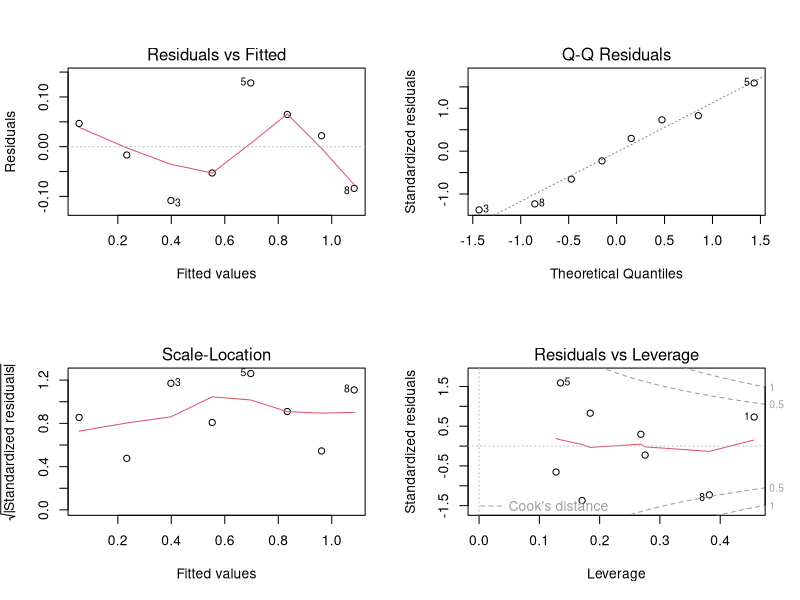
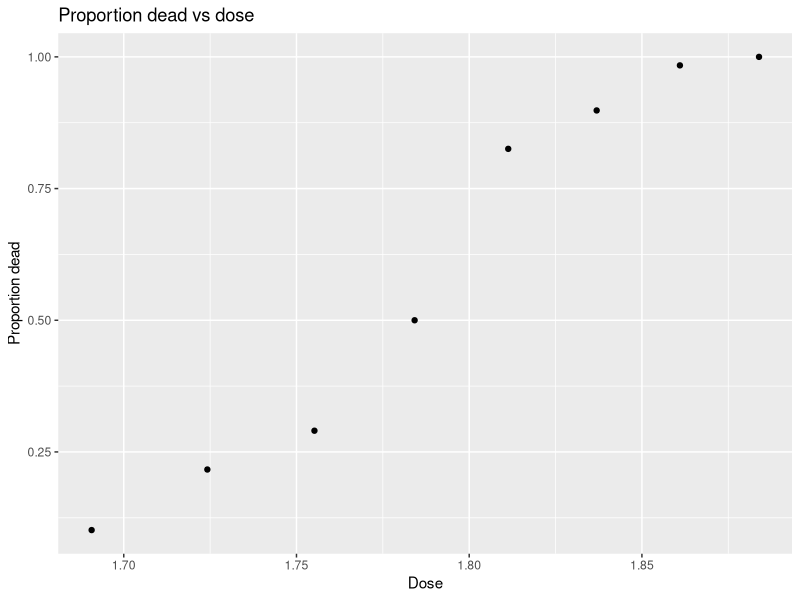
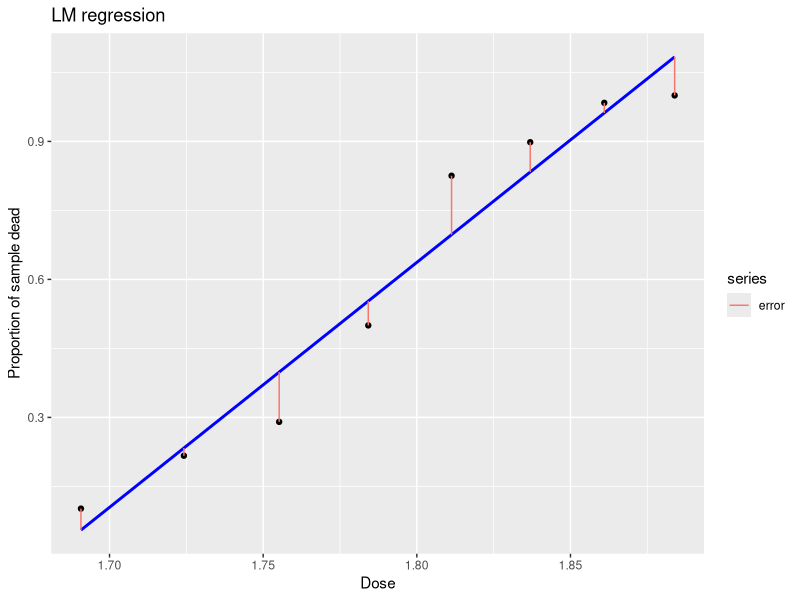

The R script that drew these images, in order: (Note: this script raises an error after producing the figures.)
#!/usr/bin/env Rscript

library(tidyverse)
library(magrittr) # install.packages("magrittr", dep = T)
library(ggfortify) # install.packages("ggfortify", dep = T)

# Functions --------------------------------------------------------------------

# Multiple plot function from 
# http://www.cookbook-r.com/Graphs/Multiple_graphs_on_one_page_(ggplot2)/
multiplot <- function(..., plotlist=NULL, file, cols=1, layout=NULL) {
  library(grid)

  # Make a list from the ... arguments and plotlist
  plots <- c(list(...), plotlist)

  numPlots <- length(plots)

  # If layout is NULL, then use 'cols' to determine layout
  if (is.null(layout)) {
    # Make the panel
    # ncol: Number of columns of plots
    # nrow: Number of rows needed, calculated from # of cols
    layout <- matrix(seq(1, cols * ceiling(numPlots / cols)),
      ncol = cols, nrow = ceiling(numPlots / cols)
    )
  }

  if (numPlots == 1) {
    print(plots[[1]])
  } else {
    # Set up the page
    grid.newpage()
    pushViewport(viewport(layout = grid.layout(nrow(layout), ncol(layout))))

    # Make each plot, in the correct location
    for (i in 1:numPlots) {
      # Get the i,j matrix positions of the regions that contain this subplot
      matchidx <- as.data.frame(which(layout == i, arr.ind = TRUE))

      print(plots[[i]], vp = viewport(
        layout.pos.row = matchidx$row,
        layout.pos.col = matchidx$col
      ))
    }
  }
}

# Create a plot of predicted line vs actual points including error bars
plot_fitted_errors <- function(model, data, x_var, y_var,
                               title = paste(y_var, "vs", x_var),
                               x_name = x_var,
                               y_name = y_var) {
  predictions <- fitted(model)
  p <- ggplot(data = data, mapping = aes_string(x = x_var, y = y_var)) +
    geom_point() +
    geom_line(y = predictions, size = 1, colour = "blue") +
    geom_segment(aes(
      xend = data[[x_var]],
      yend = predictions,
      color = "error"
    )) +
    labs(
      title = title,
      x = x_name,
      y = y_name,
      color = "series"
    )
  return(p)
}

# Main code -------------------------------------------------------------------

insect_dose <- tribble(
  ~ dose, ~ num_insects, ~ num_died,
  #-----| ------------| ----------|
  1.6907, 59, 6,
  1.7242, 60, 13,
  1.7552, 62, 18,
  1.7842, 56, 28,
  1.8113, 63, 52,
  1.8369, 59, 53,
  1.8610, 62, 61,
  1.8839, 60, 60
)

# Nicer looking input, remember to uncomment and remove above
# insect_dose <- tribble(
#   ~ dose, ~ num_insects, ~ num_died,
#   #-----| ------------| ----------|
#   1.6907,           59,          6,
#   1.7242,           60,         13,
#   1.7552,           62,         18,
#   1.7842,           56,         28,
#   1.8113,           63,         52,
#   1.8369,           59,         53,
#   1.8610,           62,         61,
#   1.8839,           60,         60
# )

# Add proportion variable
insect_dose %<>%
  mutate(prop_dead = num_died / num_insects)

# Linear regression
prop_lm <- lm(prop_dead ~ dose, data = insect_dose)

# Ugh, does not look good
par(mfrow = c(2, 2))
plot(prop_lm)
par(mfrow = c(1, 1))

ggplot(data = insect_dose, mapping = aes(x = dose, y = prop_dead)) +
  geom_point() +
  labs(title = "Proportion dead vs dose",
        x = "Dose",
        y = "Proportion dead"
  )

p_lm <- plot_fitted_errors(prop_lm, insect_dose, "dose", "prop_dead",
  title = "LM regression",
  x_name = "Dose",
  y_name = "Proportion of sample dead"
)

p_lm

# Compare to Local Polynomial Regression
# (overfitting, but should give better idea of ideal curve)
loess_mod <- loess(prop_dead ~ dose, data = insect_dose)

p_loess <- plot_fitted_errors(loess_mod, insect_dose, "dose", "prop_dead",
  title = "LOESS regression",
  x_name = "Dose",
  y_name = "Proportion of sample dead"
)

# Inspect fitted values
predictions <- fitted(prop_lm)
residuals <- rstudent(prop_lm) # studentised residuals
lm_comp_df <- data.frame(actual = insect_dose$prop_dead,
                         fitted = predictions,
                         studentised_residuals = residuals,
                         errors = insect_dose$prop_dead - predictions,
                         index = 1:8)

lm_comp_df$errors/lm_comp_df$actual
new <- data.frame(prop_dead = 0.6, dose )
predict.lm(lm_comp_df, new)

ggplot(data = lm_comp_df, aes(x = index, y = studentised_residuals)) +
  geom_point(colour = "blue") +
  geom_abline(intercept = 0, slope = 0, colour = "red") +
  geom_segment(xend = , yend = residuals) +
  ylim(-3, 3) +
  labs(title = "Studentised residuals for LM regression",
       x = "Index",
       y = "Studentised residuals")

autoplot(prop_lm, which = 1:6, label.size = 3)


# Compare plots; LOESS reveals sigmoidal relationship
# Logistic regression or Cloglog or Probit then
multiplot(p_lm, p_loess, cols = 1)

# Build a logistic regression model
prop_log_reg <- glm(prop_dead ~ dose, family = binomial, data = insect_dose)
summary(prop_log_reg)


p_log_reg <- plot_fitted_errors(prop_log_reg, insect_dose, "dose", "prop_dead",
  title = "Logistic regression",
  x_name = "Dose",
  y_name = "Proportion of sample dead"
)

# Compare plot with LOESS regression
multiplot(p_log_reg, p_loess) # Note heavier tails in LOESS

par(mfrow = c(3, 2))
plot(prop_log_reg, which = 1:6)
par(mfrow = c(1, 1))
plot(prop_log_reg, which = 1)

# Inspect residuals and deviance
prop_log_reg$residuals
prop_log_reg$deviance

# Put fitted values in table with actual data
comparison_table <- data.frame(
  actual = insect_dose$prop_dead,
  L.R.predicted = fitted(prop_log_reg)
)

# Try a different link function (with heavier tails)
cloglog_model <- glm(prop_dead ~ dose,
  family = binomial(link = "cloglog"),
  data = insect_dose
)

p_cloglog <- plot_fitted_errors(cloglog_model, insect_dose, "dose", "prop_dead",
  title = "Cloglog regression",
  x_name = "Dose",
  y_name = "Proportion of sample dead"
)

# compare with logistic regression
multiplot(p_log_reg, p_cloglog)

# add to table of predictions
comparison_table$Cloglog.predicted <- fitted(cloglog_model)
